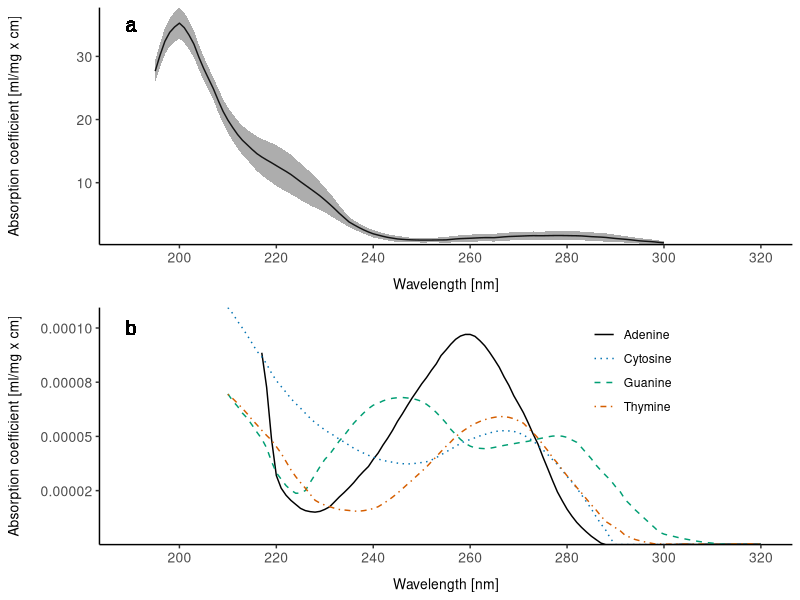
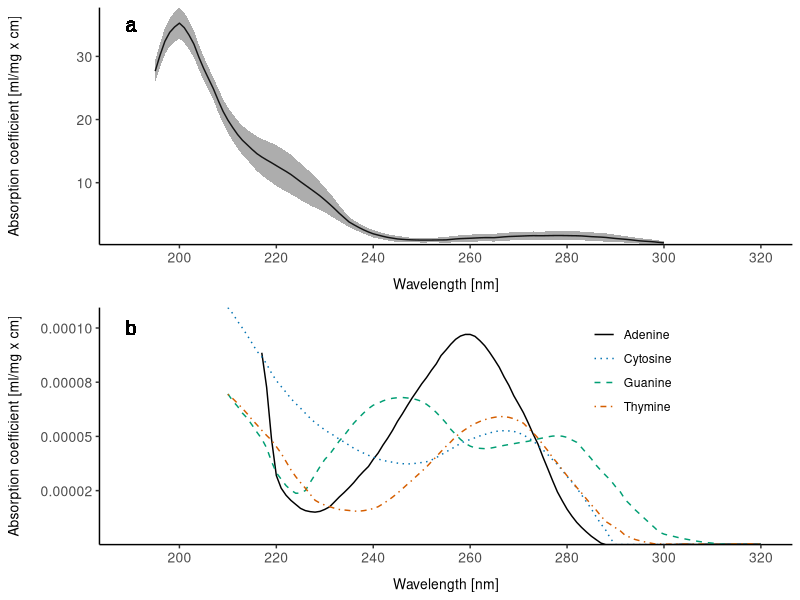

Generate these figures, in order, with R:
library(tidyverse)
library(readxl)
library(gridExtra)
library(cowplot)
library(scales)

# protein absorption data frame; data available from https://github.com/lennijusten/DNA-absorbance/ ; See file "data-table.csv"
pa <- read.csv("../data/protein-absorption-data-table.csv")

str(pa) # check column names

pa_plot <- ggplot(pa, aes(x = Wavelength, y = Mean.Absorption.Coefficient)) +
  geom_line() +
  geom_ribbon(aes(ymin = Mean.Absorption.Coefficient - Absorption.Coefficient.Std.Dev, ymax = Mean.Absorption.Coefficient + Absorption.Coefficient.Std.Dev), alpha=0.4) +
  geom_text(aes(x = 190, y = 35, label = "a"), size = 5, family = "Arial", color = "black") +
  scale_x_continuous(limits = c(190, 320), breaks = seq(from = 200, to = 320, by = 20)) +
  scale_y_continuous(expand = c(0,0)) +
  labs(x = "Wavelength [nm]",
       y = "Absorption coefficient [ml/mg x cm]") +
  theme_classic() +
  theme(axis.text = element_text(size = 10), # Increase tick label font size
        axis.title.x = element_text(size = 10, margin = margin(t = 10)), # Increase X axis label font size and add space
        axis.title.y = element_text(size = 10, margin = margin(r = 15))  # Increase Y axis label font size and add space
  )

# DNA absorption data frame
da <- read.csv("../data/dna-absorption-data-table.csv")

str(da) # check column names

da_plot <- ggplot(da) +
  geom_line(aes(x = Wavelength, y = Adenine, color = "Adenine", linetype = "Adenine")) +
  geom_line(aes(x = Wavelength, y = Cytosine, color = "Cytosine", linetype = "Cytosine")) +
  geom_line(aes(x = Wavelength, y = Guanine, color = "Guanine", linetype = "Guanine")) +
  geom_line(aes(x = Wavelength, y = Thymine, color = "Thymine", linetype = "Thymine")) +
  geom_text(aes(x = 190, y = 0.0001, label = "b"), size = 5, family = "Arial", color = "black") +
  scale_x_continuous(limits = c(190, 320), breaks = seq(from = 200, to = 320, by = 20)) +
  scale_y_continuous(expand = c(0,0), labels = number_format(accuracy = 0.00001, big.mark = ",")) +
  labs(x = "Wavelength [nm]",
       y = "Absorption coefficient [ml/mg x cm]") +
  scale_color_manual(values = c("Adenine" = "black", "Cytosine" = "#0072B2", "Guanine" = "#009E73", "Thymine" = "#D55E00"),
                     name = "",
                     labels = c("Adenine", "Cytosine", "Guanine", "Thymine")) +
  scale_linetype_manual(values = c("Adenine" = "solid", "Cytosine" = "dotted", "Guanine" = "dashed", "Thymine" = "dotdash"),
                        name = "",
                        labels = c("Adenine", "Cytosine", "Guanine", "Thymine")) +
  theme_classic() +
  theme(legend.position = c(0.7, 0.5),
        legend.justification = c(0, 0),
        legend.background = element_rect(fill = "transparent", color = "transparent"),
        legend.box.background = element_rect(fill = "transparent", color = "transparent"),
        axis.text = element_text(size = 10), 
        axis.title.x = element_text(size = 10, margin = margin(t = 10)), 
        axis.title.y = element_text(size = 10, margin = margin(r = 15))  
  )

# Arrange the plots
plot_grid(pa_plot, da_plot, ncol = 1, align = 'v')


ggsave("../figure image files/protein_and_dna_absorption.png", plot_grid(pa_plot, da_plot, ncol = 1, align = 'v'), width = 130, height = 150, unit = "mm", dpi = 600)